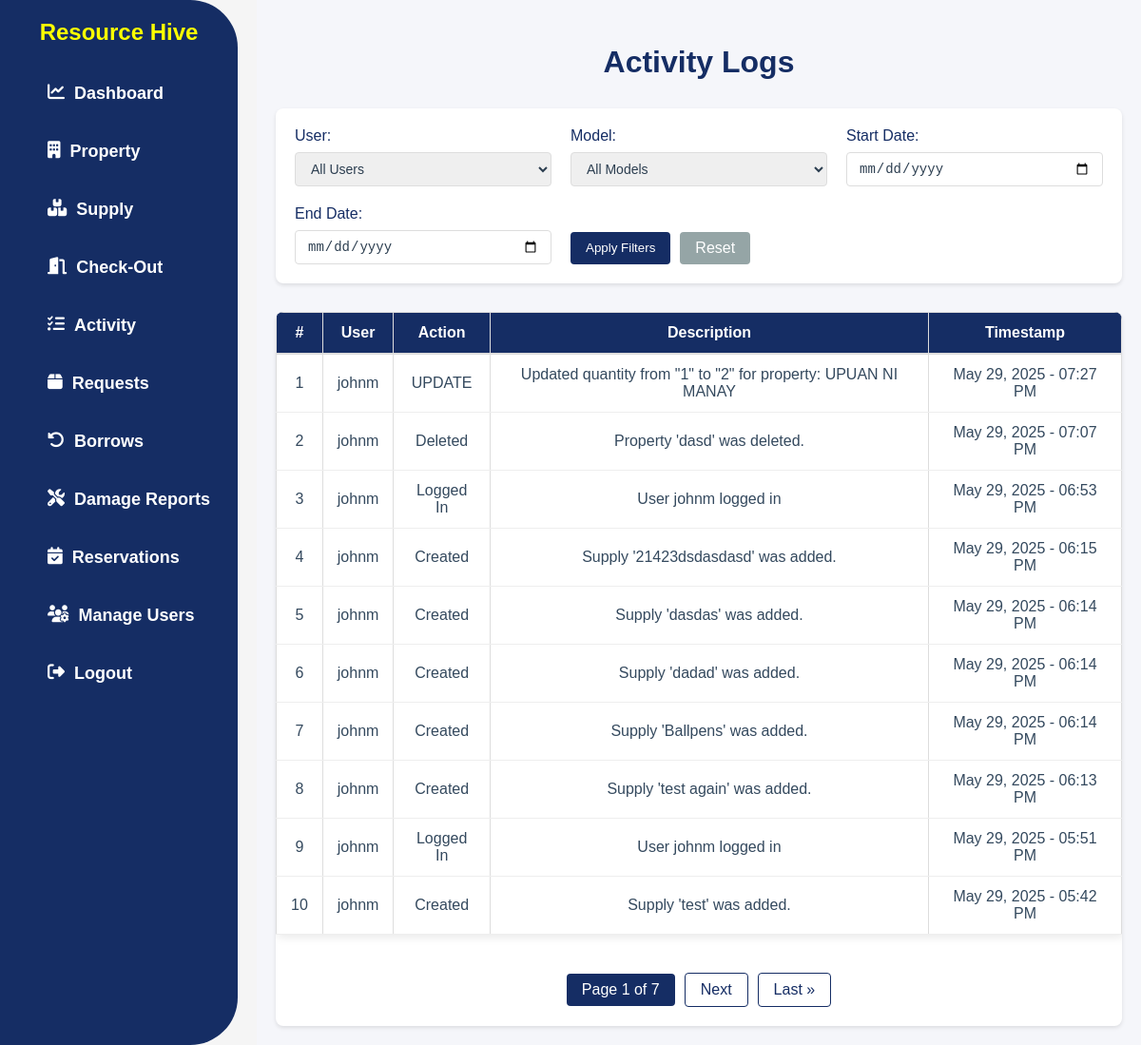
The app's page /activity/ (signed in), older data.
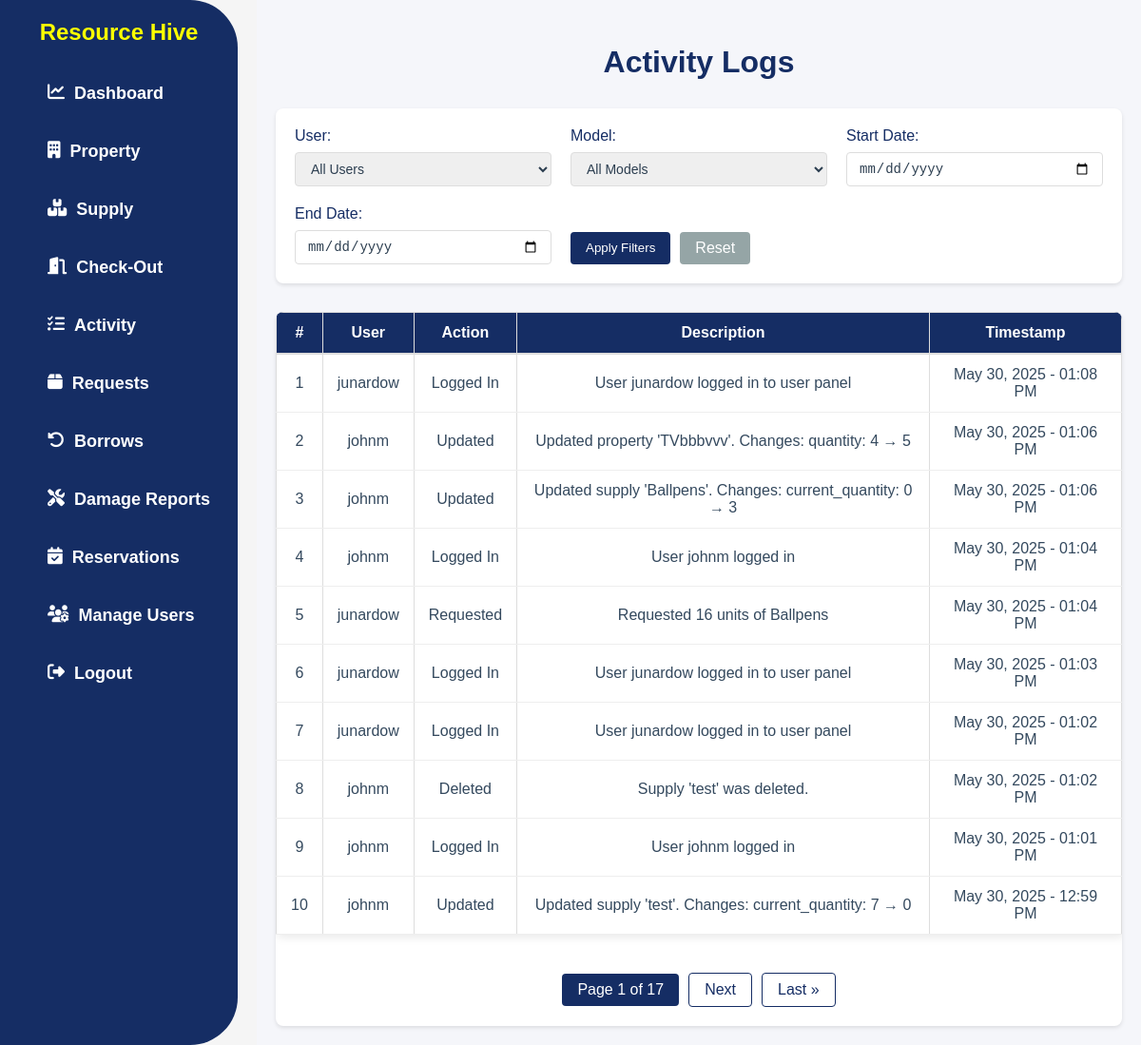
The same page, newer data.
### app/models.py (models this page shows, shortened)
class ActivityLog(models.Model):
    ACTION_CHOICES = [
        ('create', 'Created'),
        ('update', 'Updated'),
        ('delete', 'Deleted'),
        ('login', 'Logged In'),
        ('logout', 'Logged Out'),
        ('view', 'Viewed'),
        ('request', 'Requested'),
        ('approve', 'Approved'),
        ('reject', 'Rejected'),
        ('borrow', 'Borrowed'),
        ('return', 'Returned'),
        ('report', 'Reported'),
    ]
    user = models.ForeignKey(User, on_delete=models.SET_NULL, null=True, blank=True)
    action = models.CharField(max_length=10, choices=ACTION_CHOICES)
    model_name = models.CharField(max_length=100)
    object_repr = models.CharField(max_length=255)
    description = models.TextField(blank=True, null=True)
    timestamp = models.DateTimeField(auto_now_add=True)
    class Meta:
        ordering = ['-timestamp']

### app/views.py (the view)
# urls.py: path('activity/', ActivityPageView.as_view(), name='activity'),
class ActivityPageView(PermissionRequiredMixin, ListView):
    model = ActivityLog
    template_name = 'app/activity.html'
    permission_required = 'app.view_activity_log'
    permission_denied_message = "You do not have permission to view the activity log."
    context_object_name = 'activitylog_list'
    paginate_by = 10
    def get_queryset(self):
        queryset = ActivityLog.objects.all().order_by('-timestamp')
        user_filter = self.request.GET.get('user')
        model_filter = self.request.GET.get('model')
        start_date = self.request.GET.get('start_date')
        end_date = self.request.GET.get('end_date')
        if user_filter:
            queryset = queryset.filter(user_id=user_filter)
        if model_filter:
            queryset = queryset.filter(model_name=model_filter)
        if start_date:
            queryset = queryset.filter(timestamp__date__gte=start_date)
        if end_date:
            queryset = queryset.filter(timestamp__date__lte=end_date)
        category = self.request.GET.get('category')
        if category:
            queryset = queryset.filter(model_name=category)
        return queryset
    def get_context_data(self, **kwargs):
        context = super().get_context_data(**kwargs)
        context['users'] = User.objects.all()
        models = ActivityLog.objects.values_list('model_name', flat=True).distinct()
        context['models'] = sorted(set(models))  # Convert to set to ensure uniqueness and sort
        context['current_category'] = self.request.GET.get('category', '')
        return context

### app/templates/app/activity.html (shortened to what this page needs)
{% load static %}
<!DOCTYPE html>
<html lang="en">
<head>
    <link rel="stylesheet" href="{% static 'css/style.css' %}">
    <link rel="stylesheet" href="https://cdnjs.cloudflare.com/ajax/libs/font-awesome/6.4.2/css/all.min.css">
</head>
<body>
    {% block content %}
    {% include 'app/navbar.html' %}
    <div class="actlog-page">
        <h2 class="actlog-title">Activity Logs</h2>
        <div class="actlog-filter-section">
            <form method="get" class="actlog-filter-form">
                <div class="actlog-filter-group">
                    <label for="user">User:</label>
                    <select name="user" id="user">
                        <option value="">All Users</option>
                    </select>
                </div>
                <div class="actlog-filter-group">
                    <label for="model">Model:</label>
                    <select name="model" id="model">
                        <option value="">All Models</option>
                    </select>
                </div>
                <div class="actlog-filter-group">
                    <label for="start_date">Start Date:</label>
                    <input type="date" name="start_date" id="start_date" value="{{ request.GET.start_date }}">
                </div>
                <div class="actlog-filter-group">
                    <label for="end_date">End Date:</label>
                    <input type="date" name="end_date" id="end_date" value="{{ request.GET.end_date }}">
                </div>
                <div class="actlog-filter-buttons">
                    <button type="submit" class="actlog-filter-submit">Apply Filters</button>
                    <a href="{% url 'activity' %}" class="actlog-filter-reset">Reset</a>
                </div>
            </form>
        </div>
        <div class="actlog-table-container">
            <table class="actlog-table">
                <thead>
                    <tr>
                        <th>#</th>
                        <th>User</th>
                        <th>Action</th>
                        <th>Description</th>
                        <th>Timestamp</th>
                    </tr>
                </thead>
                <tbody>
                    {% for log in activitylog_list %}
                    <tr>
                        <td>{{ page_obj.start_index|add:forloop.counter0 }}</td>
                        <td>{{ log.user.username }}</td>
                        <td>{{ log.get_action_display }}</td>
                        <td>{{ log.description }}</td>
                        <td>{{ log.timestamp|date:"M d, Y - h:i A" }}</td>
                    </tr>
                    {% empty %}
                    <tr>
                        <td colspan="5" class="actlog-empty">No activity logs available.</td>
                    </tr>
                    {% endfor %}
                </tbody>
            </table>
            {% if is_paginated %}
            <div class="actlog-pagination">
                <span class="current">
                    Page {{ page_obj.number }} of {{ page_obj.paginator.num_pages }}
                </span>
                {% if page_obj.has_next %}
                    <a href="?page={{ page_obj.next_page_number }}">Next</a>
                    <a href="?page={{ page_obj.paginator.num_pages }}">Last &raquo;</a>
                {% endif %}
            </div>
            {% endif %}
        </div>
    </div>
    {% endblock content %}
</body>
</html>

Row changes from the older to the newer data that the page shows:
no longer on this page (row unchanged): ActivityLog: start_index|add "1", user.username "johnm", action "UPDATE", description "Updated quantity from \"1\" to \"2\" for property: UPUAN NI MANAY", timestamp "May 29, 2025 - 07:27 PM"
no longer on this page (row unchanged): ActivityLog: start_index|add "2", user.username "johnm", action "Deleted", description "Property 'dasd' was deleted.", timestamp "May 29, 2025 - 07:07 PM"
no longer on this page (row unchanged): ActivityLog: start_index|add "3", user.username "johnm", action "Logged In", description "User johnm logged in", timestamp "May 29, 2025 - 06:53 PM"
no longer on this page (row unchanged): ActivityLog: start_index|add "4", user.username "johnm", action "Created", description "Supply '21423dsdasdasd' was added.", timestamp "May 29, 2025 - 06:15 PM"
no longer on this page (row unchanged): ActivityLog: start_index|add "5", user.username "johnm", action "Created", description "Supply 'dasdas' was added.", timestamp "May 29, 2025 - 06:14 PM"
no longer on this page (row unchanged): ActivityLog: start_index|add "6", user.username "johnm", action "Created", description "Supply 'dadad' was added.", timestamp "May 29, 2025 - 06:14 PM"
no longer on this page (row unchanged): ActivityLog: start_index|add "7", user.username "johnm", action "Created", description "Supply 'Ballpens' was added.", timestamp "May 29, 2025 - 06:14 PM"
no longer on this page (row unchanged): ActivityLog: start_index|add "8", user.username "johnm", action "Created", description "Supply 'test again' was added.", timestamp "May 29, 2025 - 06:13 PM"
no longer on this page (row unchanged): ActivityLog: start_index|add "9", user.username "johnm", action "Logged In", description "User johnm logged in", timestamp "May 29, 2025 - 05:51 PM"
no longer on this page (row unchanged): ActivityLog: start_index|add "10", user.username "johnm", action "Created", description "Supply 'test' was added.", timestamp "May 29, 2025 - 05:42 PM"
added ActivityLog: start_index|add "1", user.username "junardow", action "Logged In", description "User junardow logged in to user panel", timestamp "May 30, 2025 - 01:08 PM"
added ActivityLog: start_index|add "2", user.username "johnm", action "Updated", description "Updated property 'TVbbbvvv'. Changes: quantity: 4 → 5", timestamp "May 30, 2025 - 01:06 PM"
added ActivityLog: start_index|add "3", user.username "johnm", action "Updated", description "Updated supply 'Ballpens'. Changes: current_quantity: 0 → 3", timestamp "May 30, 2025 - 01:06 PM"
added ActivityLog: start_index|add "4", user.username "johnm", action "Logged In", description "User johnm logged in", timestamp "May 30, 2025 - 01:04 PM"
added ActivityLog: start_index|add "5", user.username "junardow", action "Requested", description "Requested 16 units of Ballpens", timestamp "May 30, 2025 - 01:04 PM"
added ActivityLog: start_index|add "6", user.username "junardow", action "Logged In", description "User junardow logged in to user panel", timestamp "May 30, 2025 - 01:03 PM"
added ActivityLog: start_index|add "7", user.username "junardow", action "Logged In", description "User junardow logged in to user panel", timestamp "May 30, 2025 - 01:02 PM"
added ActivityLog: start_index|add "8", user.username "johnm", action "Deleted", description "Supply 'test' was deleted.", timestamp "May 30, 2025 - 01:02 PM"
added ActivityLog: start_index|add "9", user.username "johnm", action "Logged In", description "User johnm logged in", timestamp "May 30, 2025 - 01:01 PM"
added ActivityLog: start_index|add "10", user.username "johnm", action "Updated", description "Updated supply 'test'. Changes: current_quantity: 7 → 0", timestamp "May 30, 2025 - 12:59 PM"
Text that changed along with them:
{{ page_obj.paginator.num_pages }}: "7" → "17"
